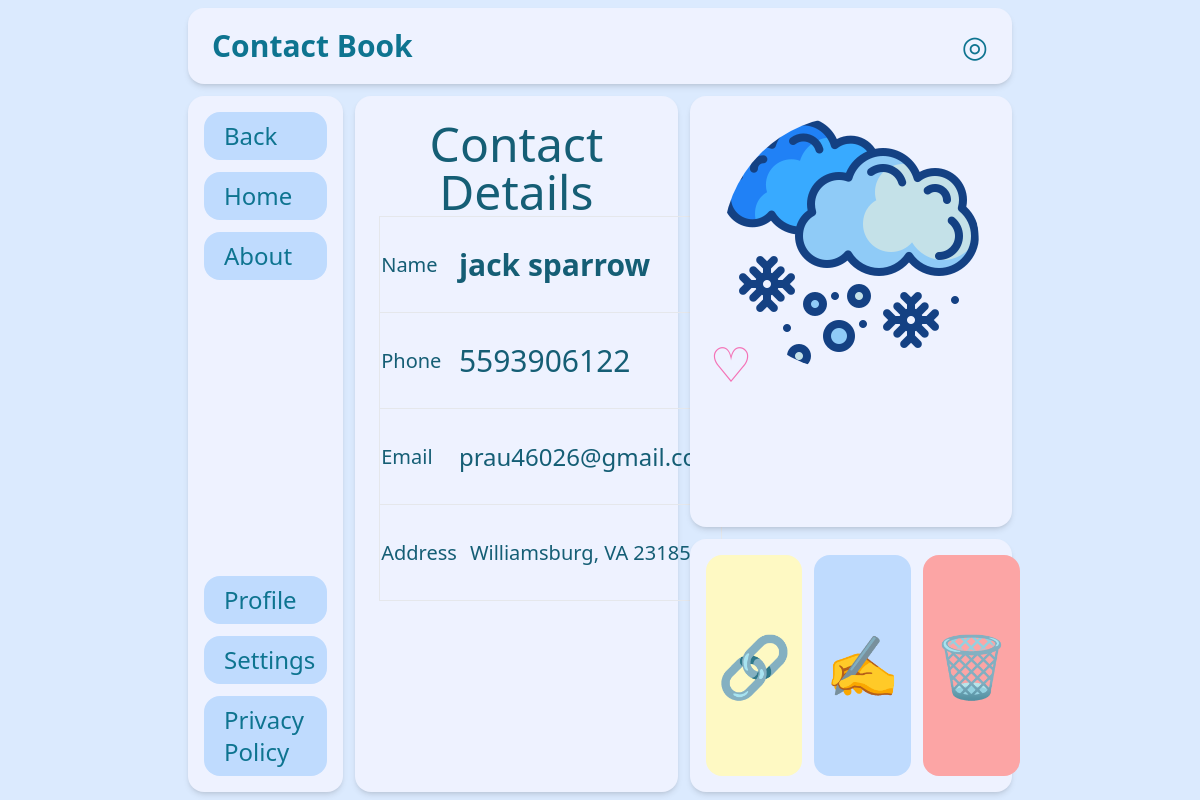
The page /contact_details/134 on the database its author committed.
### contacts/models.py (models this page shows, shortened)
class Contacts(models.Model):
    user = models.ForeignKey(User, on_delete=models.SET_NULL, null=True, blank=True)
    name = models.CharField(max_length=50,default="NaN")
    phone = models.CharField(max_length=15)
    email = models.EmailField(max_length=50)
    address = models.TextField()
    ppic = models.ImageField(default='default.jpg', upload_to='')
    fav = models.BooleanField(default=False)

### contacts/views.py (the view)
# urls.py: path('contact_details/<id>',views.contact_details,name="contact_details"),
def contact_details(request,id):
    contact = Contacts.objects.get(id=id)
    context = {'contact':contact}
    return render(request,'contact_details.html',context)

### templates/contact_details.html (shortened to what this page needs)
{% extends 'base.html' %}
{% load static %}
{% block body %}
<div class="grid grid-cols-5 grid-rows-9 gap-3 h-screen w-[70%] mx-auto p-2">
    <div class="text-cyan-700 col-span-5 bg-indigo-50 shadow-md rounded-2xl flex items-center justify-between px-6">
        <div class="text-3xl font-bold">Contact Book</div>
        <div class="text-3xl">
            ◎
        </div>
    </div>
    <nav class="nav text-cyan-700 text-2xl row-span-8 row-start-2 bg-indigo-50 shadow-md rounded-2xl flex flex-col items-start justify-between">
        <ul class=" w-full p-4">
            <li class="bg-blue-200 hover:bg-blue-400 p-2 pl-5 rounded-2xl mb-3" onclick="window.location.href='/'">Back</li>
            <li class="bg-blue-200 hover:bg-blue-400 p-2 pl-5 rounded-2xl mb-3" onclick="window.location.href='/'">Home</li>
            <li class="bg-blue-200 hover:bg-blue-400 p-2 pl-5 rounded-2xl mb-3">About</li>
        </ul>
        <ul class=" w-full p-4">
            <li class="bg-blue-200 hover:bg-blue-400 p-2 pl-5 rounded-2xl mb-3">Profile</li>
            <li class="bg-blue-200 hover:bg-blue-400 p-2 pl-5 rounded-2xl mb-3">Settings</li>
            <li class="bg-blue-200 hover:bg-blue-400 p-2 pl-5 rounded-2xl ">Privacy Policy</li>
        </ul>
    </nav>
    <div class="text-cyan-800 p-6 text-xl col-span-2 row-span-8 row-start-2 bg-indigo-50 shadow-md rounded-2xl flex flex-col">
        <div class="text-5xl text-center">Contact Details</div>
        <table >
            <tr class="border border-orange-blue-100 align-middle h-24" >
                <td>Name</td>
                <td class="text-3xl font-bold">{{contact.name}}</td>
            </tr>
            <tr class="border border-orange-blue-100  align-middle h-24">
                <td>Phone</td>
                <td class="text-3xl">{{contact.phone}}</td>
            </tr>
            <tr class="border border-orange-blue-100  align-middle h-24">
                <td>Email</td>
                <td class="text-2xl">{{contact.email}}</td>
            </tr>
            <tr class="border border-orange-blue-100  align-middle h-24 ">
                <td>Address</td>
                <td class="pl-3">{{contact.address}}</td>
            </tr>
        </table>
    </div>
    <div class="p-5 col-span-2 row-span-5 col-start-4 row-start-2 bg-indigo-50 shadow-md rounded-2xl ">
        <img class="rounded-full mx-auto max-h-full max-w-full" src="/static/images/{{contact.ppic}}" alt="profile picture">
        <span class=" min-w-[20%] relative bottom-8 left-0 text-5xl text-pink-400">
            {% if contact.fav %}♥{% else %}♡{% endif %}
        </span>
    </div>
    <div class="flex gap-3 p-4 text-6xl col-span-2 row-span-3 col-start-4 row-start-7 bg-indigo-50 shadow-md rounded-2xl">
        <div title="SHARE" class="bg-yellow-100 hover:bg-yellow-200 rounded-2xl p-3 w-1/3 flex items-center justify-center">🔗</div>
        <div title="EDIT" id="openWindow" class="bg-blue-200 hover:bg-blue-300 rounded-2xl p-3 w-1/3 flex items-center justify-center">✍️</div>
        <a title="DELETE" href="/delete_contact/{{contact.id}}" class="bg-red-300 hover:bg-red-400 rounded-2xl p-3 w-1/3 flex items-center justify-center">🗑️</a>
    </div>
</div>
{% endblock %}

### rows shown on the page
Contacts: name "jack sparrow", phone "5593906122", email "prau46026@gmail.com", address "Williamsburg, VA 23185", ppic (picture)
